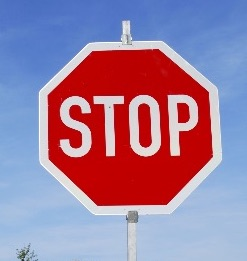
#> input picture data/signs/sign0.jpg, 247 x 261 px; its folder holds only this picture in this run
$ python resizer.py
#> lines starting #> are read from the running program, lines starting #| are printed output that depends on the picture
from skimage.transform import resize
from skimage.io import imread
from skimage.io import imsave

numimages = 10

for ii in range(numimages):
    fname = "sign{}.jpg".format(ii)

    image = imread(fname)
#> image is the input picture: shape (261, 247, 3); mean R, G, B 157.3, 126.7, 157.9
    image = resize(image,(32,32,3),mode='reflect')
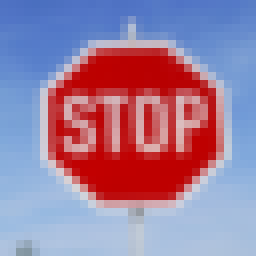
#> image: shape (32, 32, 3) float64 (shown 8 times larger); mean R, G, B 0.617, 0.497, 0.619

    fout= "./resized/sign{}.png".format(ii)
#> (the run stopped early here; a loop or call above may not have finished)
